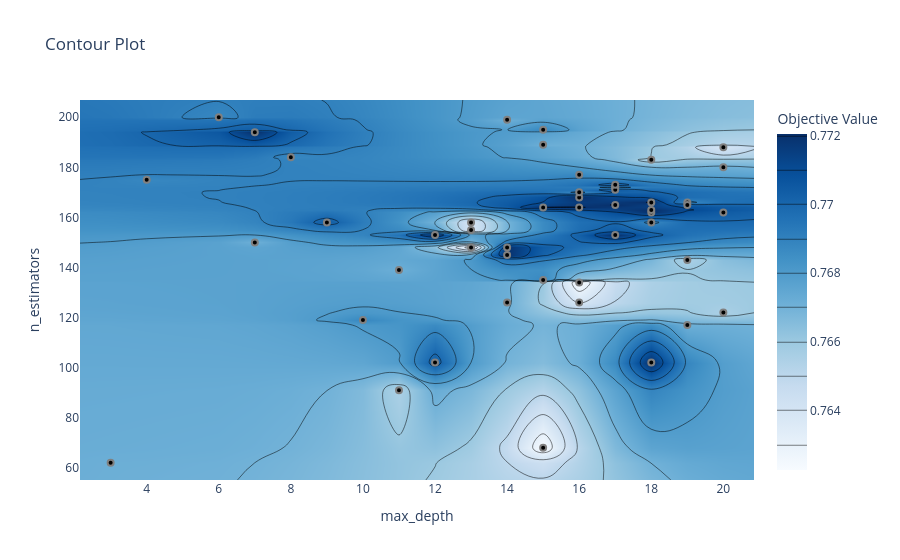

The code cell stored with this chart in its notebook:
### Code cell
plot_contour(study).show()

### Figure 1 — Plotly figure (JSON) as saved in the notebook; plotly's stock layout.template omitted (floating-point values rounded to 4 significant figures; data arrays with more than 128 entries replaced by an {"elided": "..."} marker saying what was removed)
{"data": [{"colorbar": {"title": {"text": "Objective Value"}}, "colorscale": [[0, "rgb(247,251,255)"], [0.125, "rgb(222,235,247)"], [0.25, "rgb(198,219,239)"], [0.375, "rgb(158,202,225)"], [0.5, "rgb(107,174,214)"], [0.625, "rgb(66,146,198)"], [0.75, "rgb(33,113,181)"], [0.875, "rgb(8,81,156)"], [1, "rgb(8,48,107)"]], "connectgaps": true, "contours": {"coloring": "heatmap"}, "hoverinfo": "none", "line": {"smoothing": 1.3}, "reversescale": false, "type": "contour", "x": [2.15, 3, 4, 6, 7, 8, 9, 10, 11, 12, 13, 14, 15, 16, 17, 18, 19, 20, 20.85], "y": [55.1, 62, 68, 91, 102, 117, 119, 122, 126, 134, 135, 139, 143, 145, 148, 150, 153, 155, 158, 162, 163, 164, 165, 166, 168, 170, 171, 172, 173, 175, 177, 180, 183, 184, 188, 189, 194, 195, 199, 200, 206.9], "z": {"elided": "41x19 float values"}}, {"marker": {"color": "black", "line": {"color": "Gray", "width": 2}}, "mode": "markers", "name": "Feasible Trial", "showlegend": false, "type": "scatter", "x": [20, 12, 11, 17, 14, 9, 19, 17, 7, 10, 3, 6, 7, 13, 4, 8, 14, 14, 12, 16, 15, 13, 11, 15, 17, 18, 19, 18, 16, 20, 16, 18, 16, 18, 19, 18, 15, 20, 15, 17, 18, 16, 16, 13, 19, 17, 15, 14, 17, 20], "y": [122, 153, 91, 172, 199, 158, 117, 172, 194, 119, 62, 200, 150, 148, 175, 184, 145, 148, 102, 134, 135, 155, 139, 164, 165, 162, 166, 183, 164, 188, 126, 163, 177, 166, 165, 102, 68, 180, 189, 171, 158, 168, 170, 158, 143, 153, 195, 126, 173, 162]}, {"marker": {"color": "#cccccc", "line": {"color": "Gray", "width": 2}}, "mode": "markers", "name": "Infeasible Trial", "showlegend": false, "type": "scatter", "x": [], "y": []}], "layout": {"title": {"text": "Contour Plot"}, "xaxis": {"range": [2.15, 20.85], "title": {"text": "max_depth"}}, "yaxis": {"range": [55.1, 206.9], "title": {"text": "n_estimators"}}}}
